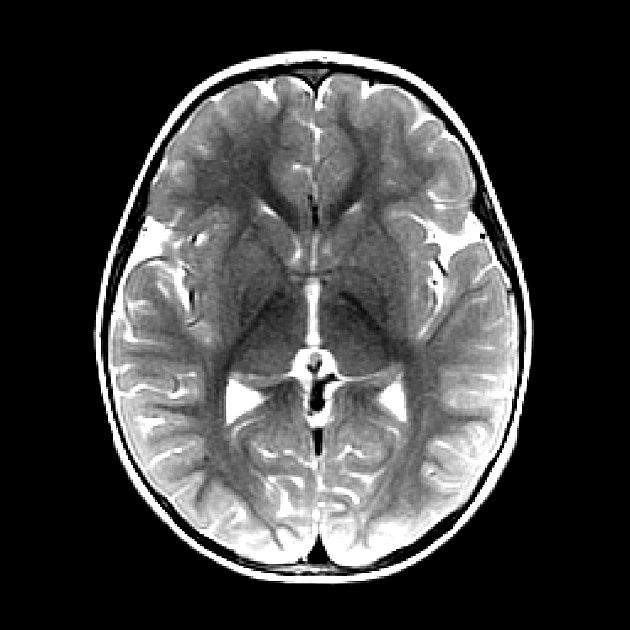
#> input picture dataset/no_tumour/no0.jpg, 630 x 630 px, found by its file name
$ jupyter execute --allow-errors data_augmentation.ipynb   (shell and % lines are left out)
#> lines starting #> are read from the running program, lines starting #| are printed output that depends on the picture
[cell 1]
import os
import numpy as np
import cv2
import matplotlib.pyplot as plt
from PIL import Image

[cell 2]
image = cv2.imread(r"C:/Users/ifunanyaScript/Everything/BrainTumour_DiagnosisApp/dataset/no_tumour/no0.jpg")
#> image is the input picture: shape (630, 630, 3); min 0, max 255, mean 64.3

[cell 3]
plt.imshow(image, plt.cm.gray)

[cell 4]
image_dir = r"C:/Users/ifunanyaScript/Everything/BrainTumour_DiagnosisApp/dataset"
no_tumour = os.listdir(image_dir+"/no_tumour")
no_tumour

[cell 5]
X = []
Y = []
for i, image_file in enumerate(no_tumour):
    if (image_file.split(".")[1] == "jpg"):
        image = cv2.imread(image_dir+"/no_tumour/"+image_file)
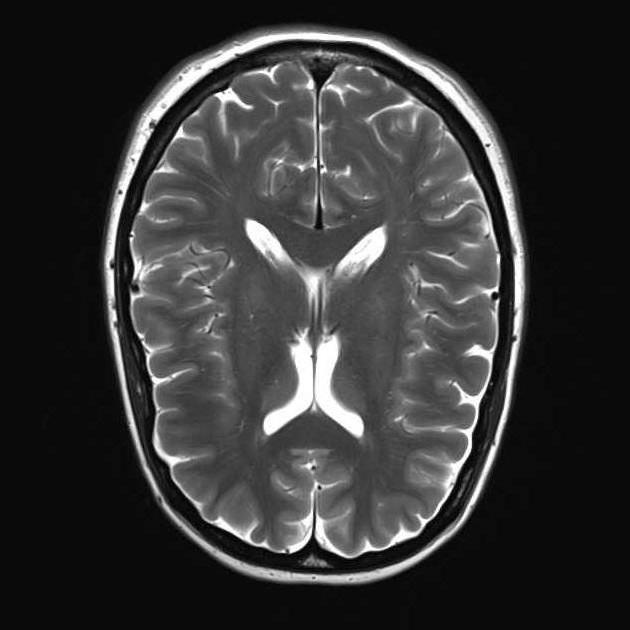
#> input picture dataset/no_tumour/No12.jpg, 630 x 630 px, found by its file name
#> image is the input picture: shape (630, 630, 3); min 0, max 255, mean 53.6
        image = Image.fromarray(image, "RGB")
        image = image.resize((64,64))
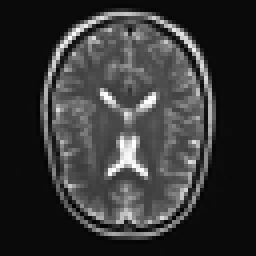
#> image: PIL image 64x64 RGB (shown 4 times larger); min 1, max 255, mean 53.6
#> pass 3 of the loop `for i, image_file in enumerate(no_tumour):`:
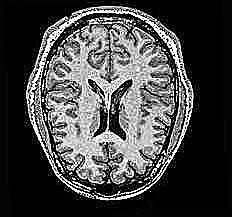
#> input picture dataset/no_tumour/no100.jpg, 232 x 217 px, found by its file name
#> image is the input picture: shape (217, 232, 3); min 0, max 255, mean 69.6
#> `image = image.resize((64,64))`:
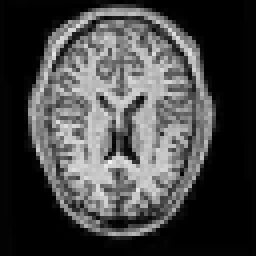
#> image: PIL image 64x64 RGB (shown 4 times larger); min 0, max 242, mean 69.6
        X.append(np.array(image).astype(np.float32))
        Y.append(0)
